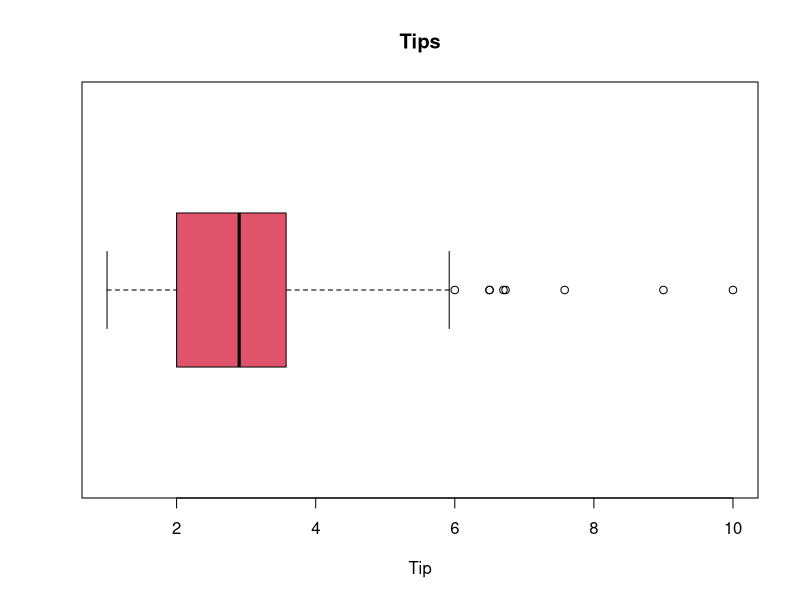
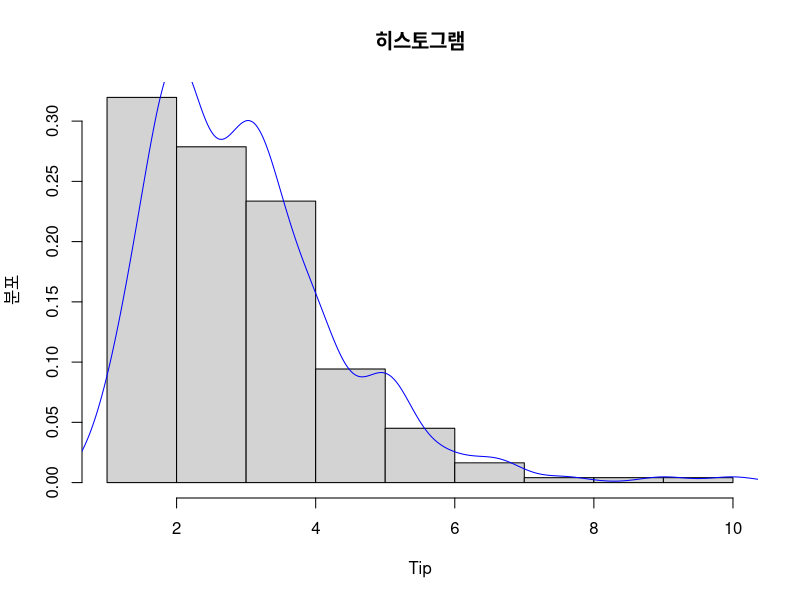
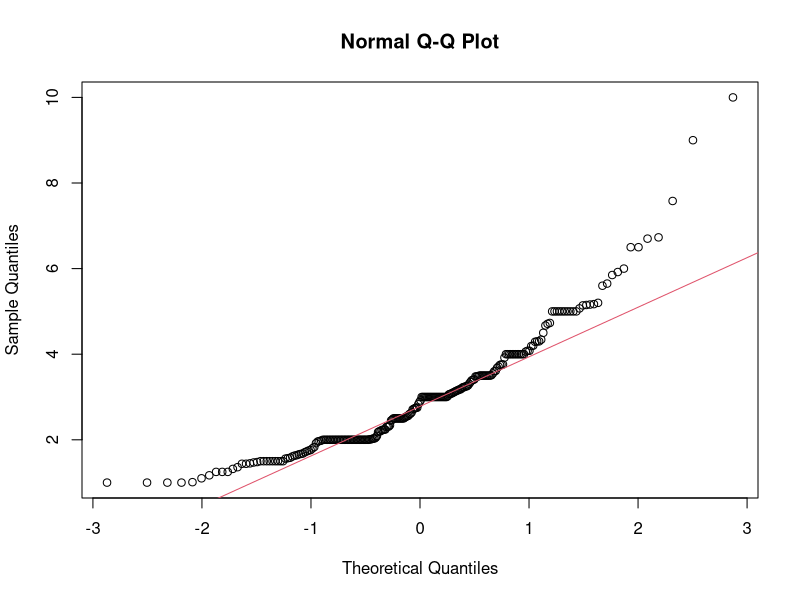
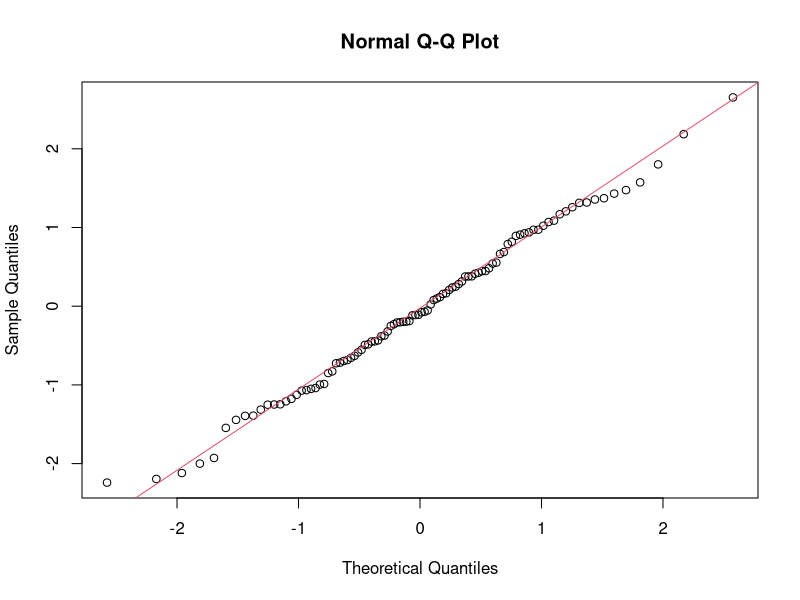

Write the R code that produced these figures, in order. (Note: this script raises an error after producing the figures.)
install.packages("TeachingDemos")
library(TeachingDemos)
library(reshape)
attach(tips)

## tip의 평균
mean(tip)

## tip의 중위수 
## 데이터가 치우쳐 있는 분포일 경우 사용
median(tip)

## 사분위수 tip
quantile(tip)

## 10분위수 tip
quantile(tip, seq(0,1,0.1))

## tip의 분산 
var(tip)

## tip의 표준편차 
sd(tip)
sqrt(var(tip))

## 변동계수 
sd(tip)/mean(tip)

## 사분위수 범위 : Q1 과 Q3의 차이
IQR(tip)

## 통계치 
summary(tip)

install.packages("psych")
library(psych)

describe(tip)
?describeBy

describeBy(tips, group=tips$sex)
warnings()

## 상자그림
## horizontal = TRUE : 가로로 표시
## xlab : x축 제목
## main : 그래프의 제목
## ylab : y축 제목
## col : 그래프의 색깔(번호로도 가능하다) 
boxplot(tip, col="2", horizontal=TRUE, xlab="Tip", main="Tips")

## 히스토그램
## probability : 비율로 표시할 경우
hist(tip, probability=TRUE, main="히스토그램", xlab="Tip", ylab="분포")
## 추세선 추가
lines(density(tip), col="blue")

## Q-Q Normality Plot 
qqnorm(tip)
qqline(tip, col=2)

x = rnorm(100)
qqnorm(x)
qqline(x, col=2)


dir()
############################## movie #########################

movie_data <- read.csv("movie_MBA2.csv")
head(movie_data)
attach(movie_data)
## total_seen 에 대한 평균 
mean(total_seen)  ## 1526821
## total_seen 에 대한 중위수 
median(movie_data$total_seen)  ## 790181

## total_seen 에 대한 사분위수 
quantile(total_seen)

## total_seen에 대한 분산 
var(total_seen)

## total_seen에 대한 표준편차
sd(total_seen)

## total_seen에 대한 사분위수 범위 
IQR(total_seen)

total_seen <- as.numeric(format(total_seen, scientific = FALSE))
total_seen
## total_seen에 대한 박스그림 
boxplot(total_seen, horizontal=TRUE, xlab="총관객수", col="3")

## total_seen에 대한 히스토그램
hist(total_seen,  probability = TRUE, xlab="총관객수")

?format
## 5. 각등급별 매출액 을 구하라 
ratingsales <- aggregate(total_sales, by=list(rating), FUN=mean)
max(ratingsales$x)
min(ratingsales$x)
## las : xlab의 세로 출력
barplot(ratingsales$x, names.arg = ratingsales$Group.1, las=2)
par(mar=c(10,4,4,2))

dir()

#################################################################
summary(tips)

## tips의 day를 factor화 해라 
tips$day <- factor(tips$day, levels=c("Thur", "Fri", "Sat", "Sun"))
summary(tips)

x <- c(0,0,1,1,1,0,0,1)

x <- factor(x, levels=c(0,1), labels=c("Female", "Male"))
summary(x)
table(x)

mytable <- table(tips$day)
## 막대그래프
barplot(mytable)
## pie 차트
pie(mytable) 

## pie 차트에 퍼센트 추가 
lbl <- paste(names(mytable), ", ", round(mytabl5e/sum(mytable) * 100), "%", sep="")
pie(mytable, labels=lbl) 


### 두개의 데이터 간의 요약 : 분할표 만들기 
mytable2 <- xtabs(~sex+day, tips)
mytable2

## legend : 범례 추가
## beside : 자료간의 구분을 쉽게 함
barplot(mytable2, legend.text=c("Female", "Male"), beside=TRUE)

## 모자익 그림 
mosaicplot(mytable2)
## 뒤집은 형태의 그림(가로 , 세로 를 뒤집음) 
mosaicplot(t(mytable2))

## 요일별 tip   상자그림 (하나의 질적 변수와 하나의 양적 변수) 
boxplot(tip~day, tips)

## 두개의 양적 변수 그림 그리기 : 산점도
plot(tip~total_bill, tips)


## 등급별 도수분포표 
myratingtable <- table(movie_data$rating)
myratingtable

barplot(myratingtable, las=2)

lbl <- paste(names(myratingtable), ", ", (myratingtable / sum(myratingtable)) * 100,"%", sep="")
lbl

pie(myratingtable, lbl)

head(movie_data)


### 장르와 영화등급표를 통한 분할표 
mygernerating <- xtabs(~rating+genre, movie_data)
mygernerating
max(mygernerating[,1])

barplot(mygernerating, xlab="장르",beside=TRUE, main="장르별 영화등급표", legend.text = c("12세이상", "15세이상", "전체", "청소년관람불가"), args.legend = list(x="topleft"))

mosaicplot(t(mygernerating))


?barplot
